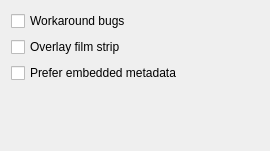
<?xml version="1.0" encoding="UTF-8"?>
<ui version="4.0">
 <class>FFMpegThumbsForm</class>
 <widget class="QWidget" name="FFMpegThumbsForm">
  <property name="geometry">
   <rect>
    <x>0</x>
    <y>0</y>
    <width>270</width>
    <height>151</height>
   </rect>
  </property>
  <property name="windowTitle">
   <string>Form</string>
  </property>
  <layout class="QGridLayout" name="gridLayout">
   <item row="3" column="0" colspan="2">
    <spacer name="verticalSpacer">
     <property name="orientation">
      <enum>Qt::Vertical</enum>
     </property>
     <property name="sizeHint" stdset="0">
      <size>
       <width>20</width>
       <height>40</height>
      </size>
     </property>
    </spacer>
   </item>
   <item row="1" column="0" colspan="2">
    <widget class="QCheckBox" name="filmStripCheckBox">
     <property name="text">
      <string>Overlay film strip</string>
     </property>
    </widget>
   </item>
   <item row="2" column="0" colspan="2">
    <widget class="QCheckBox" name="preferEmbeddedMetadataCheckBox">
     <property name="text">
      <string>Prefer embedded metadata</string>
     </property>
    </widget>
   </item>
   <item row="0" column="0" colspan="2">
    <widget class="QCheckBox" name="workaroundBugsCheckBox">
     <property name="text">
      <string>Workaround bugs</string>
     </property>
    </widget>
   </item>
  </layout>
 </widget>
 <connections/>
</ui>
